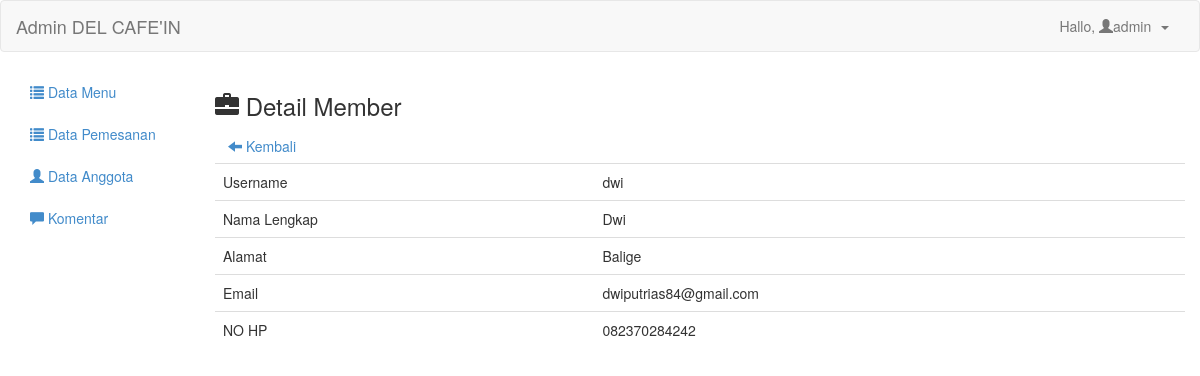
/admin/det_member.php?id=4 (signed in), run on the app's committed database.
### tables this page shows
CREATE TABLE `users` (
  `id_user` int(11) NOT NULL,
  `nama` varchar(100) NOT NULL,
  `alamat` varchar(100) NOT NULL,
  `email` varchar(100) NOT NULL,
  `nohp` varchar(15) NOT NULL,
  `username` varchar(100) NOT NULL,
  `password` varchar(100) NOT NULL,
  `role` int(3) NOT NULL
);

### admin/det_member.php (the view)
<?php
include 'header.php';
?>
<h3><span class="glyphicon glyphicon-briefcase"></span>  Detail Member</h3>
<a class="btn" href="data_member.php"><span class="glyphicon glyphicon-arrow-left"></span>  Kembali</a>
<?php
$id_mem=mysqli_real_escape_string($koneksi, $_GET['id']);
$mem=mysqli_query($koneksi, "select * from users where id_user='$id_mem'")or die(mysqli_error($koneksi));
while($m=mysqli_fetch_array($mem)){
	?>
	<table class="table">
		<tr>
			<td>Username</td>
			<td><?php echo $m['username'] ?></td>
		</tr>
		<tr>
			<td>Nama Lengkap</td>
			<td><?php echo $m['nama'] ?></td>
		</tr>
		<tr>
			<td>Alamat</td>
			<td><?php echo $m['alamat'] ?></td>
		</tr>
		<tr>
			<td>Email</td>
			<td><?php echo $m['email'] ?></td>
		</tr>
		<tr>
			<td>NO HP</td>
			<td><?php echo $m['nohp']; ?></td>
		</tr>
	</table>
	<?php
}
?>
<?php include 'footer.php'; ?>

### data on the page
users: username "dwi", nama "Dwi", alamat "Balige", email "dwiputrias84@gmail.com", nohp "082370284242"

### other printed values
$_SESSION['username'] "admin"
